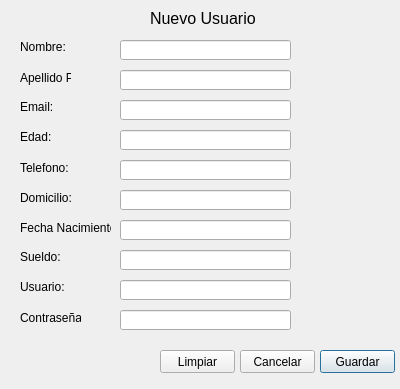
<?xml version="1.0" encoding="UTF-8"?>
<ui version="4.0">
 <class>nuevoUsuario</class>
 <widget class="QDialog" name="nuevoUsuario">
  <property name="geometry">
   <rect>
    <x>0</x>
    <y>0</y>
    <width>400</width>
    <height>389</height>
   </rect>
  </property>
  <property name="windowTitle">
   <string>Dialog</string>
  </property>
  <widget class="QPushButton" name="pushButton">
   <property name="geometry">
    <rect>
     <x>320</x>
     <y>350</y>
     <width>75</width>
     <height>23</height>
    </rect>
   </property>
   <property name="text">
    <string>Guardar</string>
   </property>
  </widget>
  <widget class="QPushButton" name="pushButton_2">
   <property name="geometry">
    <rect>
     <x>160</x>
     <y>350</y>
     <width>75</width>
     <height>23</height>
    </rect>
   </property>
   <property name="text">
    <string>Limpiar</string>
   </property>
  </widget>
  <widget class="QLabel" name="label">
   <property name="geometry">
    <rect>
     <x>150</x>
     <y>10</y>
     <width>121</width>
     <height>16</height>
    </rect>
   </property>
   <property name="font">
    <font>
     <pointsize>12</pointsize>
    </font>
   </property>
   <property name="text">
    <string>Nuevo Usuario</string>
   </property>
  </widget>
  <widget class="QLabel" name="label_2">
   <property name="geometry">
    <rect>
     <x>20</x>
     <y>40</y>
     <width>46</width>
     <height>13</height>
    </rect>
   </property>
   <property name="text">
    <string>Nombre:</string>
   </property>
  </widget>
  <widget class="QLabel" name="label_3">
   <property name="geometry">
    <rect>
     <x>20</x>
     <y>70</y>
     <width>51</width>
     <height>16</height>
    </rect>
   </property>
   <property name="text">
    <string>Apellido P:</string>
   </property>
  </widget>
  <widget class="QLabel" name="label_4">
   <property name="geometry">
    <rect>
     <x>20</x>
     <y>100</y>
     <width>46</width>
     <height>13</height>
    </rect>
   </property>
   <property name="text">
    <string>Email:</string>
   </property>
  </widget>
  <widget class="QLabel" name="label_5">
   <property name="geometry">
    <rect>
     <x>20</x>
     <y>130</y>
     <width>46</width>
     <height>13</height>
    </rect>
   </property>
   <property name="text">
    <string>Edad:</string>
   </property>
  </widget>
  <widget class="QLabel" name="label_6">
   <property name="geometry">
    <rect>
     <x>20</x>
     <y>160</y>
     <width>51</width>
     <height>16</height>
    </rect>
   </property>
   <property name="text">
    <string>Telefono:</string>
   </property>
  </widget>
  <widget class="QLabel" name="label_7">
   <property name="geometry">
    <rect>
     <x>20</x>
     <y>190</y>
     <width>51</width>
     <height>16</height>
    </rect>
   </property>
   <property name="text">
    <string>Domicilio:</string>
   </property>
  </widget>
  <widget class="QLabel" name="label_8">
   <property name="geometry">
    <rect>
     <x>20</x>
     <y>220</y>
     <width>91</width>
     <height>16</height>
    </rect>
   </property>
   <property name="text">
    <string>Fecha Nacimiento:</string>
   </property>
  </widget>
  <widget class="QLabel" name="label_9">
   <property name="geometry">
    <rect>
     <x>20</x>
     <y>250</y>
     <width>46</width>
     <height>13</height>
    </rect>
   </property>
   <property name="text">
    <string>Sueldo:</string>
   </property>
  </widget>
  <widget class="QLabel" name="label_10">
   <property name="geometry">
    <rect>
     <x>20</x>
     <y>280</y>
     <width>46</width>
     <height>13</height>
    </rect>
   </property>
   <property name="text">
    <string>Usuario:</string>
   </property>
  </widget>
  <widget class="QLabel" name="label_11">
   <property name="geometry">
    <rect>
     <x>20</x>
     <y>310</y>
     <width>61</width>
     <height>16</height>
    </rect>
   </property>
   <property name="text">
    <string>Contraseña</string>
   </property>
  </widget>
  <widget class="QLineEdit" name="nom">
   <property name="geometry">
    <rect>
     <x>120</x>
     <y>40</y>
     <width>171</width>
     <height>20</height>
    </rect>
   </property>
  </widget>
  <widget class="QLineEdit" name="apel">
   <property name="geometry">
    <rect>
     <x>120</x>
     <y>70</y>
     <width>171</width>
     <height>20</height>
    </rect>
   </property>
  </widget>
  <widget class="QLineEdit" name="ema">
   <property name="geometry">
    <rect>
     <x>120</x>
     <y>100</y>
     <width>171</width>
     <height>20</height>
    </rect>
   </property>
  </widget>
  <widget class="QLineEdit" name="eda">
   <property name="geometry">
    <rect>
     <x>120</x>
     <y>130</y>
     <width>171</width>
     <height>20</height>
    </rect>
   </property>
  </widget>
  <widget class="QLineEdit" name="tel">
   <property name="geometry">
    <rect>
     <x>120</x>
     <y>160</y>
     <width>171</width>
     <height>20</height>
    </rect>
   </property>
  </widget>
  <widget class="QLineEdit" name="dom">
   <property name="geometry">
    <rect>
     <x>120</x>
     <y>190</y>
     <width>171</width>
     <height>20</height>
    </rect>
   </property>
  </widget>
  <widget class="QLineEdit" name="fena">
   <property name="geometry">
    <rect>
     <x>120</x>
     <y>220</y>
     <width>171</width>
     <height>20</height>
    </rect>
   </property>
  </widget>
  <widget class="QLineEdit" name="suel">
   <property name="geometry">
    <rect>
     <x>120</x>
     <y>250</y>
     <width>171</width>
     <height>20</height>
    </rect>
   </property>
  </widget>
  <widget class="QLineEdit" name="usu">
   <property name="geometry">
    <rect>
     <x>120</x>
     <y>280</y>
     <width>171</width>
     <height>20</height>
    </rect>
   </property>
  </widget>
  <widget class="QLineEdit" name="con">
   <property name="geometry">
    <rect>
     <x>120</x>
     <y>310</y>
     <width>171</width>
     <height>20</height>
    </rect>
   </property>
  </widget>
  <widget class="QPushButton" name="pushButton_3">
   <property name="geometry">
    <rect>
     <x>240</x>
     <y>350</y>
     <width>75</width>
     <height>23</height>
    </rect>
   </property>
   <property name="text">
    <string>Cancelar</string>
   </property>
  </widget>
 </widget>
 <resources/>
 <connections/>
</ui>
